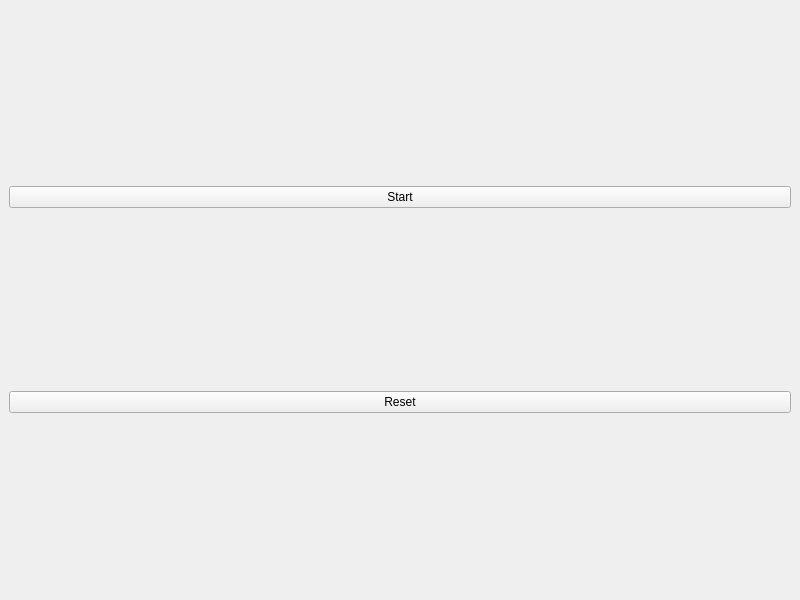
<?xml version = "1.0" encoding = "UTF-8"?>
<ui version = "4.0">
<class>MainWindow</class>
<widget class = "QMainWindow" name = "MainWindow">
<property name = "geometry">
<rect>
<x>0</x>
<y>0</y>
<width>800</width>
<height>600</height>
</rect>
</property>
<property name = "windowTitle">
<string>X-O</string>
</property>
<widget class = "QWidget" name = "centralwidget">
<layout class = "QGridLayout" name = "gridLayout">
<item row = "0" column = "0">
<widget class = "QPushButton" name = "startButton">
<property name = "text">
<string>Start</string>
</property>
</widget>
</item>
<item row = "1" column = "0">
<widget class = "QPushButton" name = "resetButton">
<property name = "text">
<string>Reset</string>
</property>
</widget>
</item>
</layout>
</widget>
</widget>
<resources/>
<connections/>
</ui>
